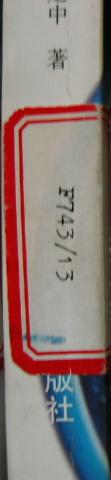
%> input picture VisualC++_MATLAB图像处理与识别实用案例精选/chap8/22-2.jpg, 111 x 480 px
$ octave P0801.m   (GNU Octave 9; MATLAB toolbox functions it lacks are replaced by stand-ins)
%> lines starting %> are read from the running program, lines starting %| are printed output that depends on the picture; in (x1, y1, x2, y2) boxes, pixels count from 0 and x2, y2 are one past the last pixel; in counts of white or black regions, pixels touching at a corner belong together; the program's own positions count from 1
%I=imread('24-1.jpg'); 该图像的试验结果读者自行试验。
I=imread('22-2.jpg');
%> I is the input picture: size 480x111x3 uint8; mean R, G, B 140.1, 124.1, 120.6
tic
[y,x,z]=size(I);
%> y = 480; x = 111; z = 3
myI=double(I);
%%%%%%%%%%% RGB to HSI  %%%%%%%%

HS_I=(myI(:,:,1)+myI(:,:,2)+myI(:,:,3))/3;
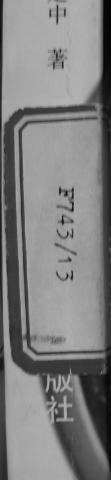
%> HS_I: size 480x111 double; min 2.67, max 183, mean 128.2
t1=toc
tic
%%%% 边缘点数量统计 与 S分量的纹理分割%%%%%%%%%
S=zeros(y,x);

BW= edge(HS_I,'canny',0.2);%边缘检测，对边缘像素点作统计分析。
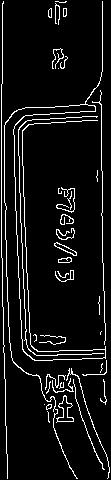
%> BW: size 480x111 logical; 7.4% white in thin lines or dots
t2=toc
tic
ES=0;
   for i=1:x
       for j=1:y
           if (BW(j,i)==1)
              S(j,i)=1-min(myI(j,i,:))/HS_I(j,i);
              SR=round(S(j,i)*100)/100;
              ES=[ES SR];
           end
       end
  end
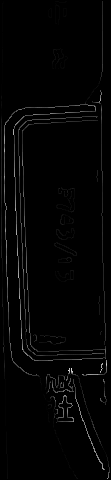
%> S: size 480x111 double; min 0, max 0.899, mean 0.0154
%> after the loop, ES = 3924 values, max 0.9 at index 2711, min 0 at index 1, mean 0.209; SR = 0.27
ESx=(0:0.01:1);


BW1=zeros(y,x);
 for i=1:x
       for j=1:y
           % 根据上述的统计直方图设定 S 的阈值
           if ((BW(j,i)==1)&(S(j,i)<=0.06)&(S(j,i)>=0.01))
              BW1(j,i)=1;
           end
       end
  end
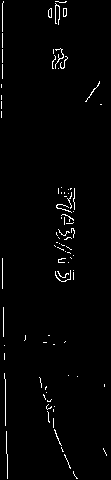
%> BW1: size 480x111 double; values 0 (black) and 1 (white), 1.8% white in thin lines or dots
t3=toc
tic
%%%%%%%%%%%%% 边缘像素点数量统计 %%%%%%%%%%%%%%%%%%
 EdgePointsX=sum(BW1); % X方向
%> EdgePointsX = 111 values, max 104 at index 3, min 0 at index 1, mean 8.57
 AveragePointsX=mean(EdgePointsX);
%> AveragePointsX = 8.57
 EPx=(1:x);
%> EPx = 111 values from 1 to 111


%%%%%%%%%%%%% 文字图像区域分割 %%%%%%%%%%%%%%%%%%%
              % X Direction
ColumnX=zeros(1,x);
for i=1:x
    if (EdgePointsX(i)>=AveragePointsX)
        ColumnX(i)=1;
    end
end
%> after the loop, ColumnX = 111 values, max 1 at index 2, min 0 at index 1, mean 0.261
Nx=sum(ColumnX);
%> Nx = 29

Posx=zeros(1,Nx); % 挑出边缘点数量大于平均值的位置
k=1;
for i=1:x
    if (EdgePointsX(i)>=AveragePointsX)
        Posx(k)=i;
        k=k+1;
    end
end
%> after the loop, Posx = 29 values from 2 to 75; k = 30

gapx=12;             % 间隔小于10列的，区域合并
Partx0=zeros(1,Nx);
Partx1=zeros(1,Nx);
k=1;
Partx0(1)=Posx(1);
for i=2:Nx
    d=Posx(i)-Posx(i-1);
    if (d>gapx)
       Partx1(k)= Posx(i-1);
       k=k+1;
       Partx0(k)=Posx(i);
   end
end
%> this loop made 28 passes
%> (d, k) on pass 7: (41, 2)
%> d on passes 1 to 6: 1, 1, 1, 1, 1, 1
%> after the loop, Partx0 = 29 values, max 49 at index 2, min 0 at index 3, mean 1.76; Partx1 = 29 values, max 8 at index 1, min 0 at index 2, mean 0.276
Partx1(k)= Posx(Nx);   %  最后一列大于平均值的位置作为，最后一个区域的切分位置

Spanx=zeros(1,k); % 共有k个区域
for i=1:k
    Spanx(i)=sum(ColumnX(Partx0(i):Partx1(i)));
end
%> this loop made 2 passes
%> after the loop, Spanx = [7 22]
[mytemp nPartx]=max(Spanx);
%> mytemp = 22; nPartx = 2
word_Xseg0=Partx0(nPartx);
%> word_Xseg0 = 49
word_Xseg1=Partx1(nPartx);
%> word_Xseg1 = 75

%%%%%%%%%%%%%%%%%%%%%%%%%%%%%%%%%%%%%%%%%

 BWSeg=BW1(:,word_Xseg0:word_Xseg1);  % Y方向边缘点统计
%> BWSeg: size 480x27 double; values 0 (black) and 1 (white), 4.6% white in thin lines or dots
 BWT=BWSeg';
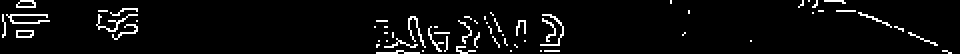
%> BWT: size 27x480 double (shown 2 times larger); values 0 (black) and 1 (white), 4.6% white in thin lines or dots
 EdgePointsY=sum(BWT);
%> EdgePointsY = 480 values, max 8 at index 9, min 0 at index 1, mean 1.23
 AveragePointsY=mean(EdgePointsY);
%> AveragePointsY = 1.23
 EPy=(1:y);
%> EPy = 480 values from 1 to 480

RowY=zeros(1,y);
for i=1:y
    if (EdgePointsY(i)>=AveragePointsY)
        RowY(i)=1;
    end
end
%> after the loop, RowY = 480 values, max 1 at index 2, min 0 at index 1, mean 0.265
Ny=sum(RowY);
%> Ny = 127

Posy=zeros(1,Ny); % 挑出边缘点数量大于平均值的位置
k=1;
for i=1:y
    if (EdgePointsY(i)>=AveragePointsY)
        Posy(k)=i;
        k=k+1;
    end
end
%> after the loop, Posy = 127 values from 2 to 468; k = 128

gapy=20;             % 间隔小于30列的，区域合并
Party0=zeros(1,Ny);
Party1=zeros(1,Ny);
k=1;
Party0(1)=Posy(1);
for i=2:Ny
    d=Posy(i)-Posy(i-1);
    if (d>gapy)
       Party1(k)= Posy(i-1);
       k=k+1;
       Party0(k)=Posy(i);
   end
end
%> this loop made 126 passes
%> (d, k) on passes 21, 41: (26, 2), (120, 3)
%> after the loop, Party0 = 127 values, max 402 at index 5, min 0 at index 6, mean 7.71; Party1 = 127 values, max 345 at index 4, min 0 at index 5, mean 5.67; k = 5
Party1(k)= Posy(Ny);   %  最后一列大于平均值的位置作为，最后一个区域的切分位置

Spany=zeros(1,k); % 共有k个区域
for i=1:k
    Spany(i)=sum(RowY(Party0(i):Party1(i)));
end
%> this loop made 5 passes
%> after the loop, Spany = [21 20 67 2 17]
[mytemp nParty]=max(Spany);
%> mytemp = 67; nParty = 3
word_Yseg0=Party0(nParty);
%> word_Yseg0 = 189
word_Yseg1=Party1(nParty);
%> word_Yseg1 = 282

word=I(word_Yseg0:word_Yseg1,word_Xseg0:word_Xseg1,:);
t4= toc

HS_I=uint8(HS_I);
%> HS_I: size 480x111 uint8

%%%%%%%%%%%%%%%%%% Display %%%%%%%%%%%%%%%%%%%%
figure(1);
imshow(I);
figure(2);
imshow(HS_I);
figure(3);
imshow(BW);
figure(4);
hist(ES,ESx);grid
title('S Histogram of the Edge Pixels');
%> figure, not shown here; tallest bar 249 high, from x = 0.015 to 0.025
figure(5);
imshow(BW1);
title('The most is the Character Edge pixels in the Histogram');
figure(6);
plot(EPx,EdgePointsX);hold on
plot(EPx,AveragePointsX,'r');grid
title('X Direction Edge Pixels Statistics');
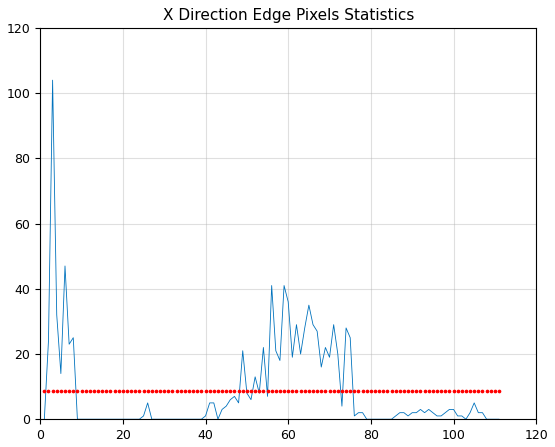
%> figure redrawn from the program's plot data; curve peaks at x = 3, y = 104
figure(7);
plot(EPy,EdgePointsY);hold on
plot(EPy,AveragePointsY,'r');grid
title('Y Direction Edge Pixels Statistics');
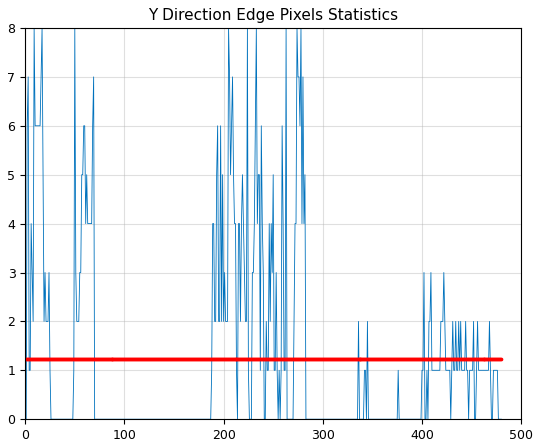
%> figure redrawn from the program's plot data; curve peaks at x = 9, y = 8
figure(8);
imshow(word);
title('Extraction Character');

$ run again, with VisualC++_MATLAB图像处理与识别实用案例精选/chap8/24-1.jpg copied over VisualC++_MATLAB图像处理与识别实用案例精选/chap8/22-2.jpg
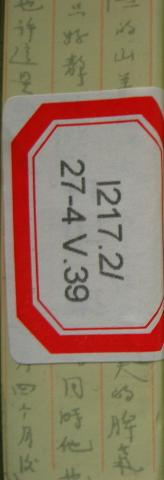
%> input picture VisualC++_MATLAB图像处理与识别实用案例精选/chap8/24-1.jpg, 164 x 480 px
%> I is the input picture: size 480x164x3 uint8; mean R, G, B 143.3, 122, 101.5
%> BW: size 480x164 logical; 9% white in thin lines or dots
%> after the loop `for i=1:x`: ES = 7071 values, max 0.72 at index 5053, min 0 at index 1, mean 0.192; SR = 0.33
%> after the loop `for i=1:x`:
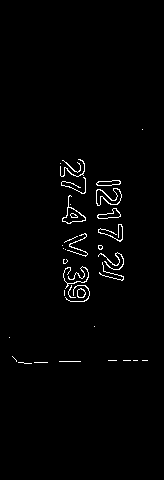
%> BW1: size 480x164 double; values 0 (black) and 1 (white), 1.6% white in thin lines or dots, all inside (x1, y1, x2, y2) = (9, 129, 148, 364)
%> EdgePointsX = 164 values, max 36 at index 85, min 0 at index 1, mean 7.46
%> AveragePointsX = 7.46
%> after the loop `for i=1:x`: ColumnX = 164 values, max 1 at index 61, min 0 at index 1, mean 0.341
%> Nx = 56
%> after the loop `for i=1:x`: Posx = 56 values from 61 to 124; k = 57
%> the loop `for i=2:Nx` made 55 passes
%> d on passes 1 to 8: 2, 1, 1, 1, 1, 1, 1, 1
%> after the loop `for i=2:Nx`: Partx0 = 56 values, max 61 at index 1, min 0 at index 2, mean 1.09; Partx1 = 56 values from 0 to 0; k = 1
%> the loop `for i=1:k` made 1 pass
%> `[mytemp nPartx]=max(Spanx);`: mytemp = 56; nPartx = 1
%> word_Xseg0 = 61
%> word_Xseg1 = 124
%> BWSeg: size 480x64 double; values 0 (black) and 1 (white), 3.8% white in thin lines or dots, all inside (x1, y1, x2, y2) = (0, 159, 64, 362)
%> BWT: size 64x480 double; values 0 (black) and 1 (white), 3.8% white in thin lines or dots, all inside (x1, y1, x2, y2) = (159, 0, 362, 64)
%> EdgePointsY = 480 values, max 26 at index 218, min 0 at index 1, mean 2.43
%> AveragePointsY = 2.43
%> after the loop `for i=1:y`: RowY = 480 values, max 1 at index 160, min 0 at index 1, mean 0.283
%> Ny = 136
%> after the loop `for i=1:y`: Posy = 136 values from 160 to 362; k = 137
%> the loop `for i=2:Ny` made 135 passes
%> after the loop `for i=2:Ny`: Party0 = 136 values, max 361 at index 2, min 0 at index 3, mean 3.83; Party1 = 136 values, max 302 at index 1, min 0 at index 2, mean 2.22; k = 2
%> the loop `for i=1:k` made 2 passes
%> after the loop `for i=1:k`: Spany = [134 2]
%> `[mytemp nParty]=max(Spany);`: mytemp = 134; nParty = 1
%> word_Yseg0 = 160
%> word_Yseg1 = 302
%> `title('Y Direction Edge Pixels Statistics');`:
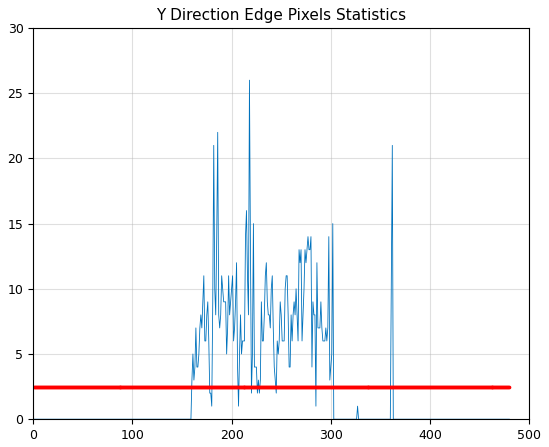
%> figure redrawn from the program's plot data; curve peaks at x = 218, y = 26

$ run again, with VisualC++_MATLAB图像处理与识别实用案例精选/chap8/Car.JPG copied over VisualC++_MATLAB图像处理与识别实用案例精选/chap8/22-2.jpg
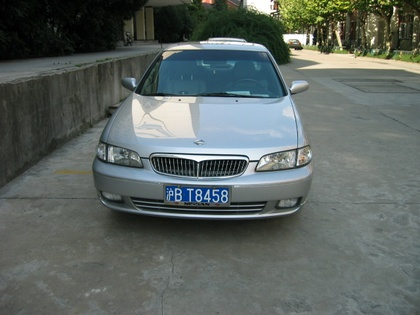
%> input picture VisualC++_MATLAB图像处理与识别实用案例精选/chap8/Car.JPG, 420 x 315 px, shrunk from 640 x 480 before the run
%> I is the input picture: size 315x420x3 uint8; mean R, G, B 92.5, 101, 97.5
%> BW: size 315x420 logical; 5% white in thin lines or dots, all inside (x1, y1, x2, y2) = (1, 1, 419, 219)
%> after the loop `for i=1:x`: ES = 6583 values, max 1 at index 2063, min 0 at index 1, mean 0.174; SR = 0.13
%> after the loop `for i=1:x`:
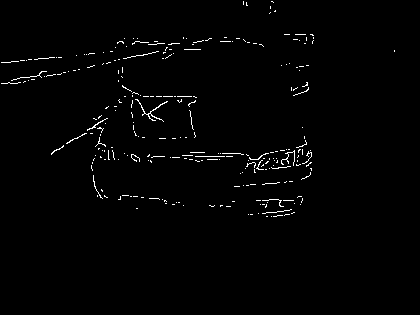
%> BW1: size 315x420 double; values 0 (black) and 1 (white), 1.3% white in thin lines or dots, all inside (x1, y1, x2, y2) = (1, 1, 395, 217)
%> EdgePointsX = 420 values, max 20 at index 307, min 0 at index 1, mean 4.02
%> AveragePointsX = 4.02
%> after the loop `for i=1:x`: ColumnX = 420 values, max 1 at index 92, min 0 at index 1, mean 0.338
%> Nx = 142
%> after the loop `for i=1:x`: Posx = 142 values from 92 to 313; k = 143
%> the loop `for i=2:Nx` made 141 passes
%> d on passes 1 to 8: 1, 1, 1, 1, 1, 1, 1, 1
%> after the loop `for i=2:Nx`: Partx0 = 142 values, max 244 at index 3, min 0 at index 4, mean 3.92; Partx1 = 142 values, max 227 at index 2, min 0 at index 3, mean 3.01; k = 3
%> the loop `for i=1:k` made 3 passes
%> after the loop `for i=1:k`: Spanx = [81 2 59]
%> `[mytemp nPartx]=max(Spanx);`: mytemp = 81; nPartx = 1
%> word_Xseg0 = 92
%> word_Xseg1 = 200
%> BWSeg: size 315x109 double; values 0 (black) and 1 (white), 2.2% white in thin lines or dots, all inside (x1, y1, x2, y2) = (0, 37, 109, 209)
%> BWT: size 109x315 double; values 0 (black) and 1 (white), 2.2% white in thin lines or dots, all inside (x1, y1, x2, y2) = (37, 0, 209, 109)
%> EdgePointsY = 315 values, max 48 at index 97, min 0 at index 1, mean 2.43
%> AveragePointsY = 2.43
%> after the loop `for i=1:y`: RowY = 315 values, max 1 at index 39, min 0 at index 1, mean 0.254
%> Ny = 80
%> after the loop `for i=1:y`: Posy = 80 values from 39 to 205; k = 81
%> the loop `for i=2:Ny` made 79 passes
%> (d, k) on pass 17: (24, 2)
%> after the loop `for i=2:Ny`: Party0 = 80 values, max 191 at index 3, min 0 at index 4, mean 3.98; Party1 = 80 values, max 162 at index 2, min 0 at index 3, mean 2.83; k = 3
%> after the loop `for i=1:k`: Spany = [17 55 8]
%> `[mytemp nParty]=max(Spany);`: mytemp = 55; nParty = 2
%> word_Yseg0 = 88
%> word_Yseg1 = 162
%> `title('Y Direction Edge Pixels Statistics');`:
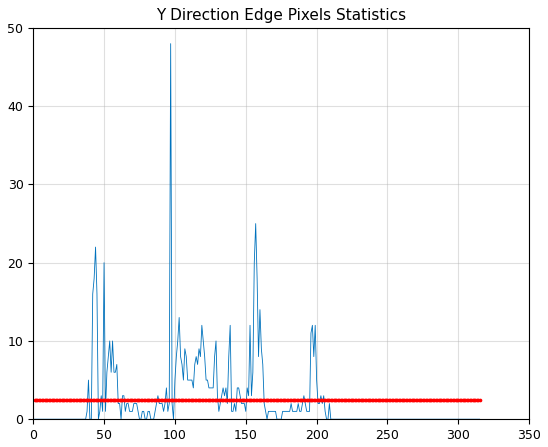
%> figure redrawn from the program's plot data; curve peaks at x = 97, y = 48
